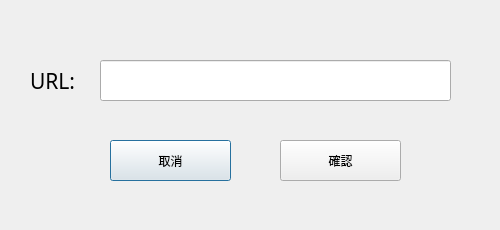
<?xml version="1.0" encoding="UTF-8"?>
<ui version="4.0">
 <class>set_replay_dialog</class>
 <widget class="QDialog" name="set_replay_dialog">
  <property name="geometry">
   <rect>
    <x>0</x>
    <y>0</y>
    <width>500</width>
    <height>230</height>
   </rect>
  </property>
  <property name="minimumSize">
   <size>
    <width>500</width>
    <height>230</height>
   </size>
  </property>
  <property name="maximumSize">
   <size>
    <width>500</width>
    <height>230</height>
   </size>
  </property>
  <property name="windowTitle">
   <string>Dialog</string>
  </property>
  <widget class="QLineEdit" name="url">
   <property name="geometry">
    <rect>
     <x>100</x>
     <y>60</y>
     <width>351</width>
     <height>41</height>
    </rect>
   </property>
   <property name="font">
    <font>
     <family>微軟正黑體</family>
     <pointsize>16</pointsize>
    </font>
   </property>
   <property name="inputMask">
    <string/>
   </property>
   <property name="text">
    <string/>
   </property>
  </widget>
  <widget class="QLabel" name="label">
   <property name="geometry">
    <rect>
     <x>30</x>
     <y>60</y>
     <width>61</width>
     <height>41</height>
    </rect>
   </property>
   <property name="font">
    <font>
     <family>微軟正黑體</family>
     <pointsize>16</pointsize>
    </font>
   </property>
   <property name="text">
    <string>URL:</string>
   </property>
  </widget>
  <widget class="QPushButton" name="cancel_btn">
   <property name="geometry">
    <rect>
     <x>110</x>
     <y>140</y>
     <width>121</width>
     <height>41</height>
    </rect>
   </property>
   <property name="font">
    <font>
     <family>微軟正黑體</family>
    </font>
   </property>
   <property name="text">
    <string>取消</string>
   </property>
  </widget>
  <widget class="QPushButton" name="ok_btn">
   <property name="geometry">
    <rect>
     <x>280</x>
     <y>140</y>
     <width>121</width>
     <height>41</height>
    </rect>
   </property>
   <property name="font">
    <font>
     <family>微軟正黑體</family>
    </font>
   </property>
   <property name="text">
    <string>確認</string>
   </property>
  </widget>
 </widget>
 <resources/>
 <connections/>
</ui>
